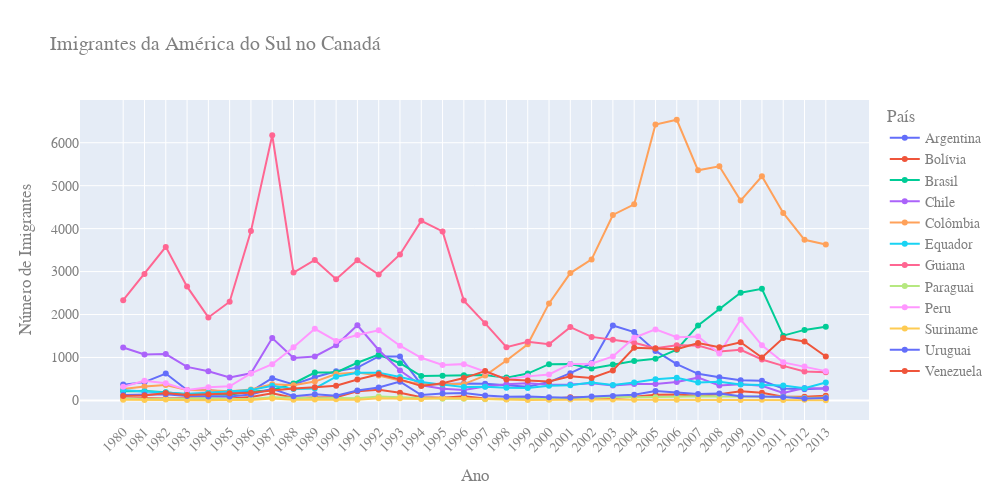

This figure's notebook cell:
### Code cell
df_america_do_sul_clean = df_america_do_sul.drop(['Região', 'Continente', 'Total'], axis=1).T

fig = px.line(
    df_america_do_sul_clean, 
    x=df_america_do_sul_clean.index, 
    y=df_america_do_sul_clean.columns,
    color='País',
    title='Imigrantes da América do Sul no Canadá',
    markers=True
)

fig.update_layout(
    width=1000,
    height=500,
    xaxis={'tickangle': -45},
    xaxis_title='Ano',
    font_family='Rockwell',
    font_size=14,
    font_color='gray',
    yaxis_title='Número de Imigrantes'
)

fig.show()

### Figure 1 — Plotly figure (JSON) as saved in the notebook; plotly's stock layout.template omitted (floating-point values rounded to 4 significant figures)
{"data": [{"hovertemplate": "País=Argentina<br>index=%{x}<br>value=%{y}<extra></extra>", "legendgroup": "Argentina", "line": {"color": "#636efa", "dash": "solid"}, "marker": {"symbol": "circle"}, "mode": "markers+lines", "name": "Argentina", "orientation": "v", "showlegend": true, "type": "scatter", "x": ["1980", "1981", "1982", "1983", "1984", "1985", "1986", "1987", "1988", "1989", "1990", "1991", "1992", "1993", "1994", "1995", "1996", "1997", "1998", "1999", "2000", "2001", "2002", "2003", "2004", "2005", "2006", "2007", "2008", "2009", "2010", "2011", "2012", "2013"], "xaxis": "x", "y": [368, 426, 626, 241, 237, 196, 213, 519, 374, 538, 678, 763, 1023, 1022, 366, 380, 396, 391, 349, 318, 427, 635, 865, 1745, 1591, 1153, 847, 620, 540, 467, 459, 278, 263, 282], "yaxis": "y"}, {"hovertemplate": "País=Bolívia<br>index=%{x}<br>value=%{y}<extra></extra>", "legendgroup": "Bolívia", "line": {"color": "#EF553B", "dash": "solid"}, "marker": {"symbol": "circle"}, "mode": "markers+lines", "name": "Bolívia", "orientation": "v", "showlegend": true, "type": "scatter", "x": ["1980", "1981", "1982", "1983", "1984", "1985", "1986", "1987", "1988", "1989", "1990", "1991", "1992", "1993", "1994", "1995", "1996", "1997", "1998", "1999", "2000", "2001", "2002", "2003", "2004", "2005", "2006", "2007", "2008", "2009", "2010", "2011", "2012", "2013"], "xaxis": "x", "y": [44, 52, 42, 49, 38, 44, 79, 165, 63, 68, 71, 214, 247, 180, 75, 61, 96, 43, 33, 42, 33, 72, 57, 59, 85, 134, 139, 107, 143, 214, 180, 86, 83, 107], "yaxis": "y"}, {"hovertemplate": "País=Brasil<br>index=%{x}<br>value=%{y}<extra></extra>", "legendgroup": "Brasil", "line": {"color": "#00cc96", "dash": "solid"}, "marker": {"symbol": "circle"}, "mode": "markers+lines", "name": "Brasil", "orientation": "v", "showlegend": true, "type": "scatter", "x": ["1980", "1981", "1982", "1983", "1984", "1985", "1986", "1987", "1988", "1989", "1990", "1991", "1992", "1993", "1994", "1995", "1996", "1997", "1998", "1999", "2000", "2001", "2002", "2003", "2004", "2005", "2006", "2007", "2008", "2009", "2010", "2011", "2012", "2013"], "xaxis": "x", "y": [211, 220, 192, 139, 145, 130, 205, 244, 394, 650, 650, 877, 1066, 866, 566, 572, 586, 591, 531, 626, 845, 847, 745, 839, 917, 969, 1181, 1746, 2138, 2509, 2598, 1508, 1642, 1714], "yaxis": "y"}, {"hovertemplate": "País=Chile<br>index=%{x}<br>value=%{y}<extra></extra>", "legendgroup": "Chile", "line": {"color": "#ab63fa", "dash": "solid"}, "marker": {"symbol": "circle"}, "mode": "markers+lines", "name": "Chile", "orientation": "v", "showlegend": true, "type": "scatter", "x": ["1980", "1981", "1982", "1983", "1984", "1985", "1986", "1987", "1988", "1989", "1990", "1991", "1992", "1993", "1994", "1995", "1996", "1997", "1998", "1999", "2000", "2001", "2002", "2003", "2004", "2005", "2006", "2007", "2008", "2009", "2010", "2011", "2012", "2013"], "xaxis": "x", "y": [1233, 1069, 1078, 781, 681, 533, 633, 1454, 990, 1023, 1286, 1749, 1175, 697, 352, 273, 244, 325, 376, 397, 366, 369, 401, 347, 383, 384, 427, 530, 350, 375, 340, 174, 291, 273], "yaxis": "y"}, {"hovertemplate": "País=Colômbia<br>index=%{x}<br>value=%{y}<extra></extra>", "legendgroup": "Colômbia", "line": {"color": "#FFA15A", "dash": "solid"}, "marker": {"symbol": "circle"}, "mode": "markers+lines", "name": "Colômbia", "orientation": "v", "showlegend": true, "type": "scatter", "x": ["1980", "1981", "1982", "1983", "1984", "1985", "1986", "1987", "1988", "1989", "1990", "1991", "1992", "1993", "1994", "1995", "1996", "1997", "1998", "1999", "2000", "2001", "2002", "2003", "2004", "2005", "2006", "2007", "2008", "2009", "2010", "2011", "2012", "2013"], "xaxis": "x", "y": [266, 326, 360, 244, 235, 214, 257, 376, 352, 439, 614, 652, 582, 464, 375, 371, 381, 578, 929, 1306, 2259, 2965, 3283, 4318, 4566, 6424, 6535, 5357, 5452, 4652, 5218, 4366, 3741, 3631], "yaxis": "y"}, {"hovertemplate": "País=Equador<br>index=%{x}<br>value=%{y}<extra></extra>", "legendgroup": "Equador", "line": {"color": "#19d3f3", "dash": "solid"}, "marker": {"symbol": "circle"}, "mode": "markers+lines", "name": "Equador", "orientation": "v", "showlegend": true, "type": "scatter", "x": ["1980", "1981", "1982", "1983", "1984", "1985", "1986", "1987", "1988", "1989", "1990", "1991", "1992", "1993", "1994", "1995", "1996", "1997", "1998", "1999", "2000", "2001", "2002", "2003", "2004", "2005", "2006", "2007", "2008", "2009", "2010", "2011", "2012", "2013"], "xaxis": "x", "y": [238, 207, 184, 155, 179, 208, 240, 344, 265, 278, 552, 643, 644, 547, 431, 368, 310, 317, 295, 291, 342, 353, 418, 361, 417, 491, 525, 419, 437, 373, 353, 348, 282, 418], "yaxis": "y"}, {"hovertemplate": "País=Guiana<br>index=%{x}<br>value=%{y}<extra></extra>", "legendgroup": "Guiana", "line": {"color": "#FF6692", "dash": "solid"}, "marker": {"symbol": "circle"}, "mode": "markers+lines", "name": "Guiana", "orientation": "v", "showlegend": true, "type": "scatter", "x": ["1980", "1981", "1982", "1983", "1984", "1985", "1986", "1987", "1988", "1989", "1990", "1991", "1992", "1993", "1994", "1995", "1996", "1997", "1998", "1999", "2000", "2001", "2002", "2003", "2004", "2005", "2006", "2007", "2008", "2009", "2010", "2011", "2012", "2013"], "xaxis": "x", "y": [2334, 2943, 3575, 2650, 1932, 2299, 3942, 6174, 2977, 3270, 2824, 3266, 2932, 3399, 4181, 3935, 2324, 1795, 1238, 1366, 1308, 1707, 1479, 1410, 1341, 1215, 1286, 1277, 1137, 1180, 953, 804, 676, 656], "yaxis": "y"}, {"hovertemplate": "País=Paraguai<br>index=%{x}<br>value=%{y}<extra></extra>", "legendgroup": "Paraguai", "line": {"color": "#B6E880", "dash": "solid"}, "marker": {"symbol": "circle"}, "mode": "markers+lines", "name": "Paraguai", "orientation": "v", "showlegend": true, "type": "scatter", "x": ["1980", "1981", "1982", "1983", "1984", "1985", "1986", "1987", "1988", "1989", "1990", "1991", "1992", "1993", "1994", "1995", "1996", "1997", "1998", "1999", "2000", "2001", "2002", "2003", "2004", "2005", "2006", "2007", "2008", "2009", "2010", "2011", "2012", "2013"], "xaxis": "x", "y": [45, 26, 32, 40, 48, 36, 34, 72, 53, 48, 56, 51, 94, 75, 46, 39, 38, 30, 25, 34, 29, 34, 60, 88, 74, 75, 88, 98, 95, 88, 89, 83, 55, 66], "yaxis": "y"}, {"hovertemplate": "País=Peru<br>index=%{x}<br>value=%{y}<extra></extra>", "legendgroup": "Peru", "line": {"color": "#FF97FF", "dash": "solid"}, "marker": {"symbol": "circle"}, "mode": "markers+lines", "name": "Peru", "orientation": "v", "showlegend": true, "type": "scatter", "x": ["1980", "1981", "1982", "1983", "1984", "1985", "1986", "1987", "1988", "1989", "1990", "1991", "1992", "1993", "1994", "1995", "1996", "1997", "1998", "1999", "2000", "2001", "2002", "2003", "2004", "2005", "2006", "2007", "2008", "2009", "2010", "2011", "2012", "2013"], "xaxis": "x", "y": [317, 456, 401, 241, 306, 328, 628, 843, 1237, 1667, 1384, 1522, 1632, 1274, 993, 827, 845, 676, 493, 560, 603, 849, 855, 1023, 1460, 1653, 1473, 1490, 1094, 1884, 1283, 886, 787, 682], "yaxis": "y"}, {"hovertemplate": "País=Suriname<br>index=%{x}<br>value=%{y}<extra></extra>", "legendgroup": "Suriname", "line": {"color": "#FECB52", "dash": "solid"}, "marker": {"symbol": "circle"}, "mode": "markers+lines", "name": "Suriname", "orientation": "v", "showlegend": true, "type": "scatter", "x": ["1980", "1981", "1982", "1983", "1984", "1985", "1986", "1987", "1988", "1989", "1990", "1991", "1992", "1993", "1994", "1995", "1996", "1997", "1998", "1999", "2000", "2001", "2002", "2003", "2004", "2005", "2006", "2007", "2008", "2009", "2010", "2011", "2012", "2013"], "xaxis": "x", "y": [15, 10, 21, 12, 5, 16, 7, 46, 16, 24, 26, 13, 53, 51, 32, 58, 51, 35, 22, 11, 16, 22, 22, 22, 17, 15, 16, 20, 9, 12, 13, 11, 16, 4], "yaxis": "y"}, {"hovertemplate": "País=Uruguai<br>index=%{x}<br>value=%{y}<extra></extra>", "legendgroup": "Uruguai", "line": {"color": "#636efa", "dash": "solid"}, "marker": {"symbol": "circle"}, "mode": "markers+lines", "name": "Uruguai", "orientation": "v", "showlegend": true, "type": "scatter", "x": ["1980", "1981", "1982", "1983", "1984", "1985", "1986", "1987", "1988", "1989", "1990", "1991", "1992", "1993", "1994", "1995", "1996", "1997", "1998", "1999", "2000", "2001", "2002", "2003", "2004", "2005", "2006", "2007", "2008", "2009", "2010", "2011", "2012", "2013"], "xaxis": "x", "y": [128, 132, 146, 105, 90, 92, 137, 269, 99, 144, 111, 229, 299, 437, 125, 164, 171, 117, 87, 93, 75, 64, 91, 103, 130, 217, 175, 147, 160, 99, 93, 81, 47, 58], "yaxis": "y"}, {"hovertemplate": "País=Venezuela<br>index=%{x}<br>value=%{y}<extra></extra>", "legendgroup": "Venezuela", "line": {"color": "#EF553B", "dash": "solid"}, "marker": {"symbol": "circle"}, "mode": "markers+lines", "name": "Venezuela", "orientation": "v", "showlegend": true, "type": "scatter", "x": ["1980", "1981", "1982", "1983", "1984", "1985", "1986", "1987", "1988", "1989", "1990", "1991", "1992", "1993", "1994", "1995", "1996", "1997", "1998", "1999", "2000", "2001", "2002", "2003", "2004", "2005", "2006", "2007", "2008", "2009", "2010", "2011", "2012", "2013"], "xaxis": "x", "y": [103, 117, 174, 124, 142, 165, 179, 229, 279, 304, 344, 487, 610, 490, 334, 402, 520, 686, 489, 464, 443, 560, 524, 699, 1224, 1211, 1192, 1335, 1239, 1353, 998, 1452, 1373, 1022], "yaxis": "y"}], "layout": {"font": {"color": "gray", "family": "Rockwell", "size": 14}, "height": 500, "legend": {"title": {"text": "País"}, "tracegroupgap": 0}, "title": {"text": "Imigrantes da América do Sul no Canadá"}, "width": 1000, "xaxis": {"anchor": "y", "domain": [0, 1], "tickangle": -45, "title": {"text": "Ano"}}, "yaxis": {"anchor": "x", "domain": [0, 1], "title": {"text": "Número de Imigrantes"}}}}
